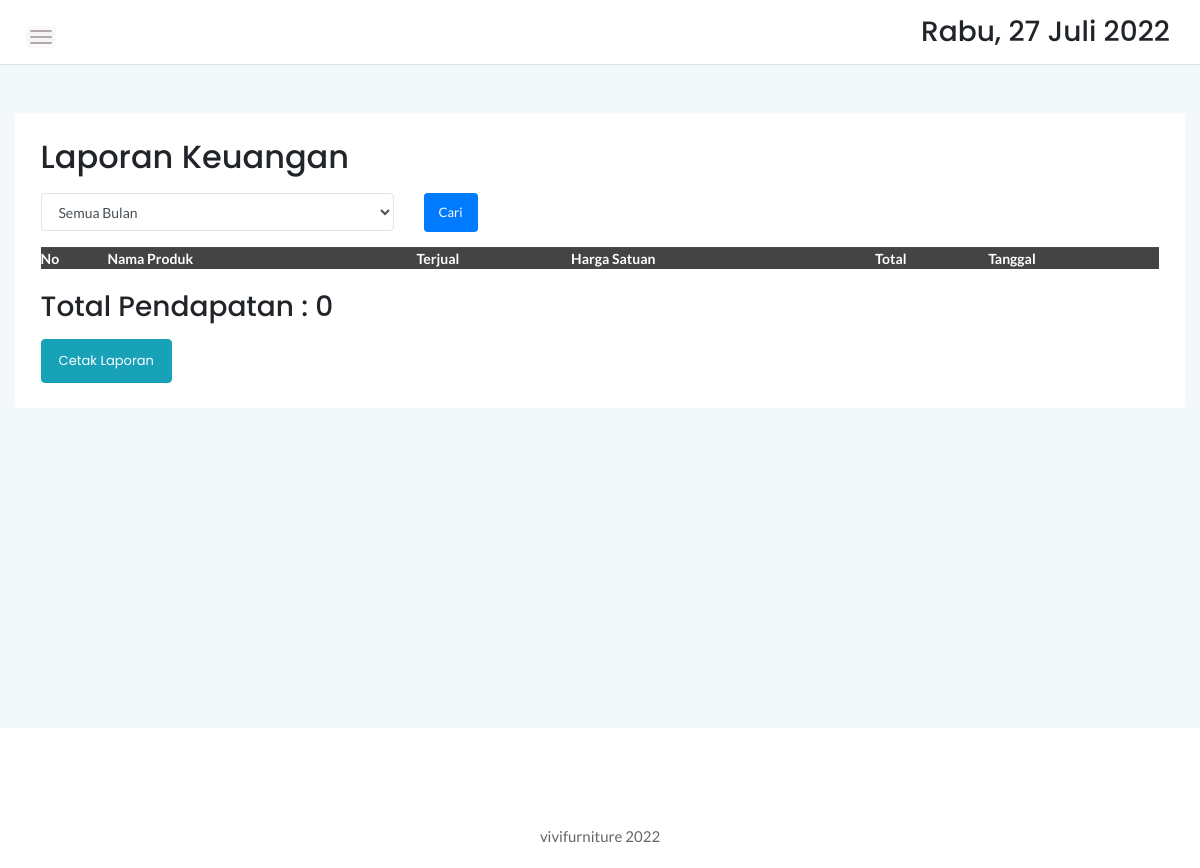
The app's page /admin/laporan.php, older data.
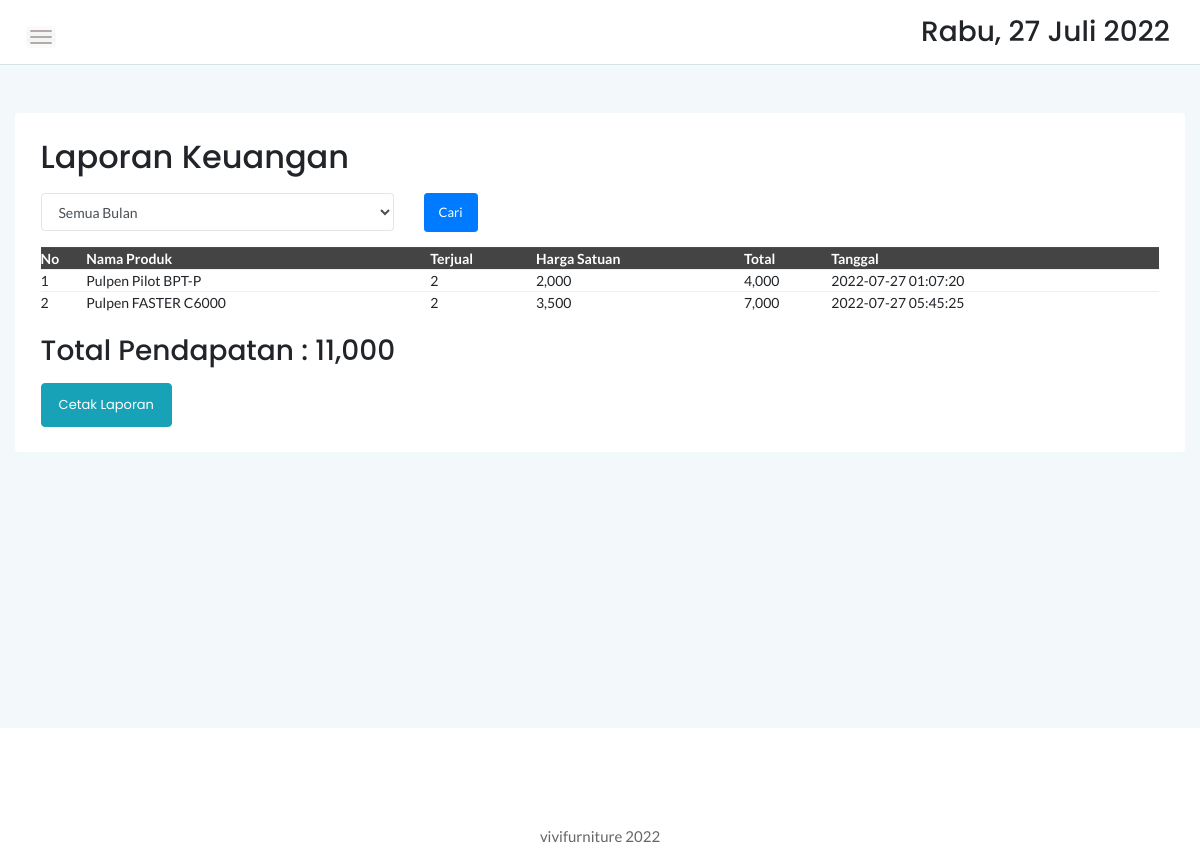
The same page, newer data.
### tables this page shows
CREATE TABLE `detailorder` (
  `detailid` int(11) NOT NULL,
  `orderid` varchar(100) NOT NULL,
  `idproduk` int(11) NOT NULL,
  `qty` int(11) NOT NULL
);

CREATE TABLE `produk` (
  `idproduk` int(11) NOT NULL,
  `idkategori` int(11) DEFAULT NULL,
  `namaproduk` varchar(100) DEFAULT NULL,
  `gambar` varchar(100) DEFAULT NULL,
  `deskripsi` varchar(200) DEFAULT NULL,
  `rate` int(11) DEFAULT NULL,
  `hargabefore` int(11) DEFAULT NULL,
  `hargaafter` int(11) DEFAULT NULL,
  `stok` int(11) DEFAULT NULL,
  `ukuran` varchar(100) DEFAULT NULL
);

CREATE TABLE `cart` (
  `idcart` int(11) NOT NULL,
  `orderid` varchar(100) NOT NULL,
  `userid` int(11) NOT NULL,
  `tglorder` timestamp NOT NULL DEFAULT current_timestamp(),
  `status` varchar(10) NOT NULL DEFAULT 'Cart'
);

### admin/laporan.php (the view, shortened to what the changed rows need)
<?php
include '../dbconnect.php';
?>
<!doctype html>
<html class="no-js" lang="en">
<head>
    <link rel="stylesheet" href="assets/css/bootstrap.min.css">
    <link rel="stylesheet" href="assets/css/font-awesome.min.css">
    <link rel="stylesheet" href="assets/css/themify-icons.css">
    <link rel="stylesheet" href="assets/css/metisMenu.css">
    <link rel="stylesheet" href="assets/css/owl.carousel.min.css">
    <link rel="stylesheet" href="assets/css/slicknav.min.css">
    <link rel="stylesheet" href="https://www.amcharts.com/lib/3/plugins/export/export.css" type="text/css" media="all" />
    <link rel="stylesheet" type="text/css" href="https://cdn.datatables.net/1.10.20/css/jquery.dataTables.min.css">
    <link rel="stylesheet" type="text/css" href="https://cdn.datatables.net/1.10.20/css/jquery.dataTables.css">
    <link rel="stylesheet" type="text/css" href="https://cdn.datatables.net/1.10.20/css/dataTables.bootstrap4.min.css">
    <link rel="stylesheet" type="text/css" href="https://cdn.datatables.net/responsive/2.2.3/css/responsive.bootstrap.min.css">
    <link rel="stylesheet" type="text/css" href="https://cdn.datatables.net/responsive/2.2.3/css/responsive.jqueryui.min.css">
    <link rel="stylesheet" type="text/css" href="https://cdn.datatables.net/buttons/1.5.2/css/buttons.dataTables.min.css">
    <link rel="stylesheet" href="assets/css/typography.css">
    <link rel="stylesheet" href="assets/css/default-css.css">
    <link rel="stylesheet" href="assets/css/styles.css">
    <link rel="stylesheet" href="assets/css/responsive.css">
</head>
<body>
    <div class="page-container">
        <div class="main-content">
            <div class="main-content-inner">
                <div class="row mt-5 mb-5">
                    <div class="col-12">
                        <div class="card">
                            <div class="card-body">
                                <div class="d-sm-flex justify-content-between align-items-center mb-3">
                                    <h2>Laporan Keuangan</h2>
                                </div>
                                <div class="data-tables datatable-dark divToPrint">
                                    <table id="dataTable3" class="display" style="width:100%">
                                        <thead class="thead-dark">
                                            <tr>
                                                <th>No</th>
                                                <th>Nama Produk</th>
                                                <th>Terjual</th>
                                                <th>Harga Satuan</th>
                                                <th>Total</th>
                                                <th>Tanggal</th>
                                            </tr>
                                        </thead>
                                        <tbody>
                                            <?php
                                            $total_pendapatan = 0;
                                            if (isset($_POST['bulan']) && $_POST['bulan'] != 'semua') {
                                                $bulan = $_POST['bulan'];
                                                $sql = 'SELECT * , SUM(detailorder.qty) as total, SUM(detailorder.qty)*produk.hargaafter as totalharga
                                                        FROM `detailorder`
                                                        JOIN produk ON detailorder.idproduk = produk.idproduk
                                                        JOIN cart on detailorder.orderid = cart.orderid
                                                        WHERE cart.status = "Selesai" AND MONTH(cart.tglorder) = "' . $bulan . '"
                                                        GROUP BY detailorder.idproduk';
                                            } else {
                                                $sql = 'SELECT * , SUM(detailorder.qty) as total, SUM(detailorder.qty)*produk.hargaafter as totalharga
                                                        FROM `detailorder`
                                                        JOIN produk ON detailorder.idproduk = produk.idproduk
                                                        JOIN cart on detailorder.orderid = cart.orderid
                                                        WHERE cart.status = "Selesai"
                                                        GROUP BY detailorder.idproduk';
                                            }
                                            $brgs = mysqli_query($conn, $sql);
                                            $no = 1;
                                            while ($p = mysqli_fetch_array($brgs)) {
                                                $total_pendapatan += $p["totalharga"];
                                                $tgl = mysqli_fetch_array(mysqli_query($conn, "SELECT tglorder FROM `cart` WHERE orderid='" . $p['orderid'] . "'"));
                                            ?>
                                                <tr>
                                                    <td><?php echo $no++ ?></td>
                                                    <td><?php echo $p["namaproduk"] ?></td>
                                                    <td><?php echo $p['total'] ?></td>
                                                    <td><?php echo number_format($p['hargaafter']) ?></td>
                                                    <td><?php echo number_format($p["totalharga"]) ?></td>
                                                    <td><?php echo $tgl["tglorder"] ?></td>
                                                </tr>
                                            <?php
                                            }
                                            ?>
                                        </tbody>
                                    </table>
                                    <br />
                                    <h3>Total Pendapatan : <?php echo number_format($total_pendapatan) ?></h3>
                                </div>
                            </div>
                        </div>
                    </div>
                </div>
            </div>
        </div>
    </div>
</body>
</html>

Row changes from the older to the newer data that the page shows:
added detailorder: idproduk.namaproduk "Pulpen Pilot BPT-P", total "2", idproduk.hargaafter "2,000", totalharga "4,000", cart.tglorder "2022-07-27 01:07:20"
added detailorder: idproduk.namaproduk "Pulpen FASTER C6000", total "2", idproduk.hargaafter "3,500", totalharga "7,000", cart.tglorder "2022-07-27 05:45:25"
Text that changed along with them:
$total_pendapatan: "0" → "11,000"
